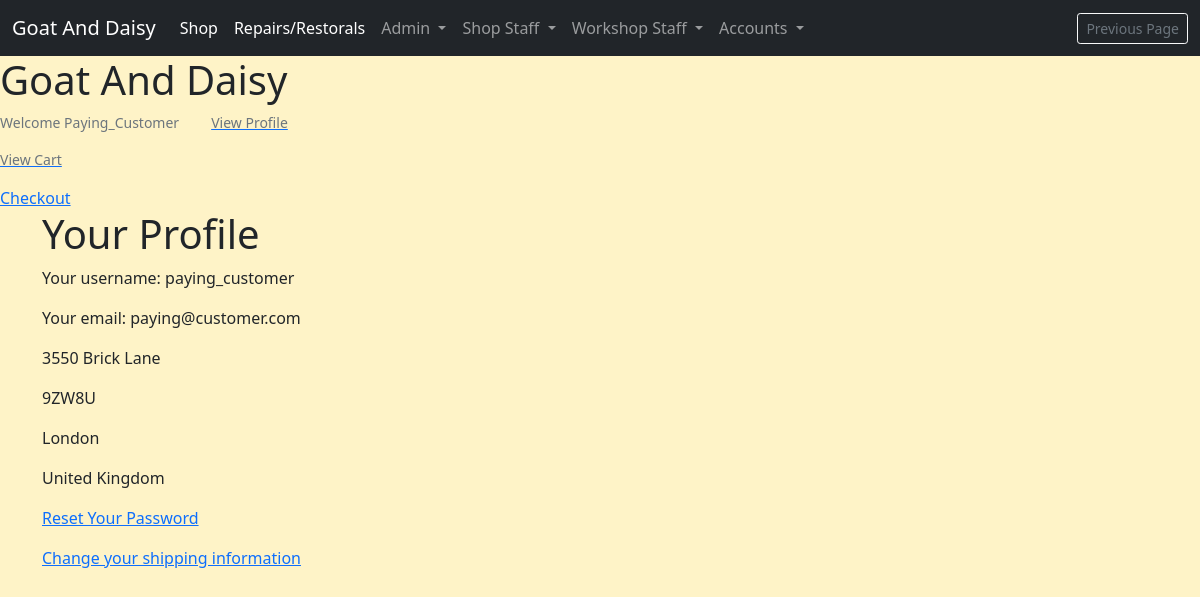
Before: /profiles/14/ (signed in) with the older database file.
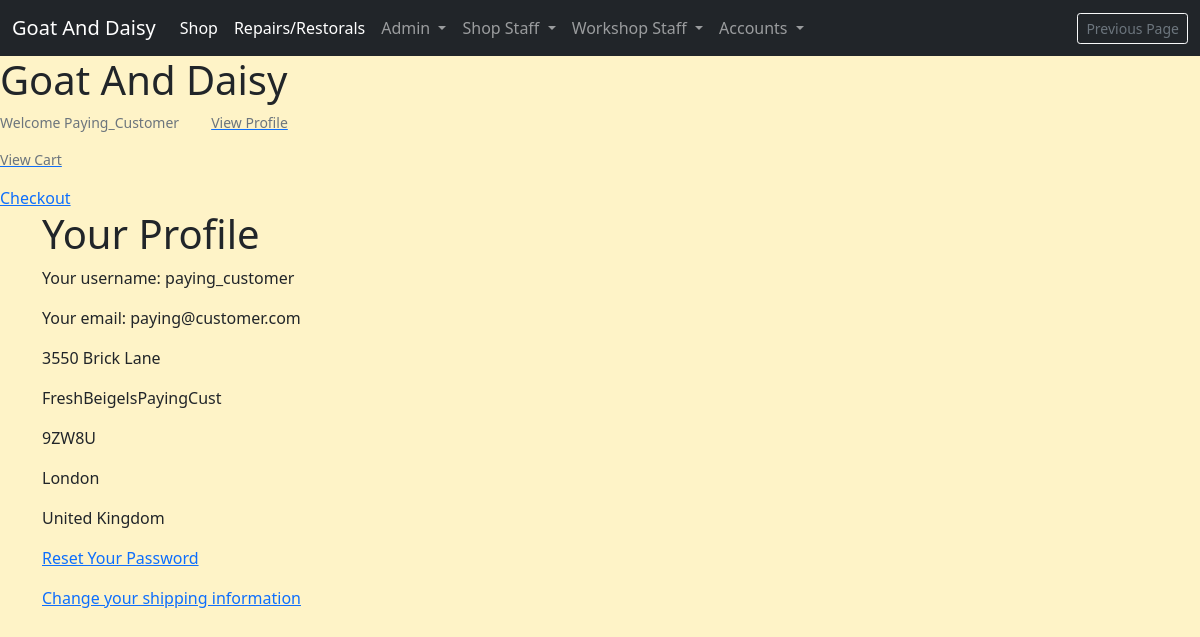
After: the same page with the newer database file.
### profiles/models.py (models this page shows, shortened)
class Customer(models.Model):
    username = models.OneToOneField(
        User, on_delete=models.CASCADE, null=True, editable=False)
    email = models.EmailField(unique=True, default="start@domain.dj")
    full_name = models.CharField(max_length=100, null=True, blank=True)
    address1 = models.CharField(max_length=100, null=True, blank=True)
    address2 = models.CharField(max_length=100, null=True, blank=True)
    postcode = models.CharField(max_length=40, null=True, blank=True)
    town_or_city = models.CharField(max_length=40, null=True, blank=True)
    country = models.CharField(max_length=40, null=True, blank=True)
    notes = models.TextField(null=True, blank=True)
    staff_notes = models.TextField(null=True, blank=True)
    has_active_shop_orders = models.BooleanField(default=False)
    has_active_repairs = models.BooleanField(default=False)

### profiles/views.py (the view)
# urls.py: path('<int:pk>/', views.CustomerProfilePage.as_view(), name='customer_profile'),
class CustomerProfilePage(View):
    def get(self, request, *args, **kwargs):
        profile = User.objects.get(pk=request.user.id)
        customer = Customer.objects.get(username=request.user)
        context = {
            'profile': profile,
            'customer': customer,
        }
        return render(request, 'registration/customer_profile.html', context)

### invoices/contexts.py (called while the page is built, shortened)
def shopping_cart(request):
    template_cart = []
    products_count = 0
    order_amount = 0
    shipping = 500
    cart = request.session.get('cart', {})
    for item in enumerate(template_cart):
        products_count += 1
    order_total = order_amount + shipping
    stripe_total = order_total * 100
    context = {
        'template_cart': template_cart,
        'products_count': products_count,
        'order_amount': order_amount,
        'shipping': shipping,
        'order_total': order_total,
        'stripe_total': stripe_total,
    }
    return context

### profiles/templatetags/user_in_group_tag.py (called while the page is built)
@register.filter(name='has_group')
def has_group(user, group_name):
    try:
        group = Group.objects.get(name=group_name)
    except Group.DoesNotExist:
        return False
    return group in user.groups.all()

### templates/registration/customer_profile.html (shortened to what this page needs)
{% extends 'base.html' %}
{% block content %}
<h1>Your Profile</h1>
<p>Your username: {{ profile.username }}</p>
<p>Your email: {{ profile.email }}</p>
{%if customer.address1 %}
<p>{{ customer.address1 }}</p>
{% endif %}
{%if customer.address2 %}
<p>{{ customer.address2 }}</p>
{% endif %}
{%if customer.postcode%}
<p>{{ customer.postcode}}</p>
{% endif %}
{%if customer.town_or_city %}
<p>{{ customer.town_or_city }}</p>
{% endif %}
{%if customer.country %}
<p>{{ customer.country }}</p>
{% endif %}
<a href="#">
    <p>Reset Your Password</p>
</a>
<a href="{% url 'public_customer_account_update' customer.id %}">
    <p>Change your shipping information</p>
</a>
{% endblock %}

### templates/base.html (shortened to what this page needs)
{% load static %}
{% load user_in_group_tag %}
<!doctype html>
<html lang="en">
  <head>
    <link href="https://cdn.jsdelivr.net/npm/bootstrap@5.1.3/dist/css/bootstrap.min.css" rel="stylesheet">
    <link rel="stylesheet" href="{% static 'css/tw-colours.css' %}">
    <link rel="stylesheet" href="{% static 'css/site_base_custom.css' %}">
  </head>
  <body>
    <nav class="navbar navbar-expand-lg navbar-dark bg-dark">
      <div class="container-fluid">
        <a class="navbar-brand" href="{% url 'index' %}">Goat And Daisy</a>
        <div class="collapse navbar-collapse" id="navbarSupportedContent">
          <ul class="navbar-nav me-auto mb-2 mb-lg-0">
            <li class="nav-item">
              <a class="nav-link active" aria-current="page" href="{% url 'shop' %}">Shop</a>
            </li>
            <li class="nav-item">
              <a class="nav-link active" aria-current="page" href="{% url 'workshop' %}">Repairs/Restorals</a>
            </li>
              {% if user.is_superuser %}
              <li class="nav-item dropdown">
                <a class="nav-link dropdown-toggle" href="#" id="navbarDropdown" role="button" data-bs-toggle="dropdown" aria-expanded="false">
                  Admin
                </a>
                  </li>
                </ul></li>
                {% endif %}
                {% if request.user|has_group:"Shop Staff" %}
              <li class="nav-item dropdown">
                <a class="nav-link dropdown-toggle" href="#" id="navbarDropdown" role="button" data-bs-toggle="dropdown" aria-expanded="false">
                  Shop Staff
                </a>
                  </li> <li><a class="dropdown-item" href="{% url 'staff_manage_items' %}">Manage Inventory</a></li>
                {% endif %}
                {% if request.user|has_group:"Workshop Staff" %}
              <li class="nav-item dropdown">
                <a class="nav-link dropdown-toggle" href="#" id="navbarDropdown" role="button" data-bs-toggle="dropdown" aria-expanded="false">
                  Workshop Staff
                </a>
                  </li>
                {% endif %}
                <li class="nav-item dropdown">
                  <a class="nav-link dropdown-toggle" href="#" id="navbarDropdown" role="button" data-bs-toggle="dropdown" aria-expanded="false">
                    Accounts
                  </a>
            </li>
          <small><input class="text-muted btn btn-sm btn-outline-light" type=button value="Previous Page" onClick="javascript:history.go(-1);"></small>
        </div>
      </div>
    </nav>
    <h1>Goat And Daisy</h1>
    {% if user.is_authenticated %}
    <div class="profile-link-flex" style="display: flex; gap: 2rem;">
      <p class="small text-muted">Welcome {{ user.username | title }}</p>
      <a href="{% url 'customer_profile' pk=user.id%}">
        <p class="small text-muted">View Profile</p>
      </a>
    </div>
    {% endif %}
        <a href="{% url 'view_cart' %}">
          <p class="small text-muted">View Cart</p>
        </a>
        <a href="{% url 'checkout' %}">Checkout</a>
    <main class="container">
    {% block content %}
    {% endblock %}
    </main>
  </body>
</html>

### static/css/site_base_custom.css (style rules this page uses)
body { background-color: var(--amber-100); }

Changed rows visible on the page:
changed Customer "3550 Brick Lane": address2 (not shown) → "FreshBeigelsPayingCust"
